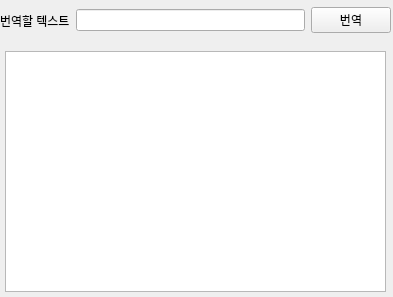
<?xml version="1.0" encoding="UTF-8"?>
<ui version="4.0">
 <class>Form</class>
 <widget class="QWidget" name="Form">
  <property name="geometry">
   <rect>
    <x>0</x>
    <y>0</y>
    <width>393</width>
    <height>297</height>
   </rect>
  </property>
  <property name="windowTitle">
   <string>Form</string>
  </property>
  <widget class="QWidget" name="horizontalLayoutWidget">
   <property name="geometry">
    <rect>
     <x>0</x>
     <y>0</y>
     <width>391</width>
     <height>41</height>
    </rect>
   </property>
   <layout class="QHBoxLayout" name="horizontalLayout">
    <item>
     <widget class="QLabel" name="label">
      <property name="text">
       <string>번역할 텍스트</string>
      </property>
     </widget>
    </item>
    <item>
     <widget class="QLineEdit" name="txtBaseText"/>
    </item>
    <item>
     <widget class="QPushButton" name="btnTrans">
      <property name="text">
       <string>번역</string>
      </property>
     </widget>
    </item>
   </layout>
  </widget>
  <widget class="QTextBrowser" name="txbResult">
   <property name="geometry">
    <rect>
     <x>5</x>
     <y>51</y>
     <width>381</width>
     <height>241</height>
    </rect>
   </property>
  </widget>
 </widget>
 <resources/>
 <connections/>
</ui>
